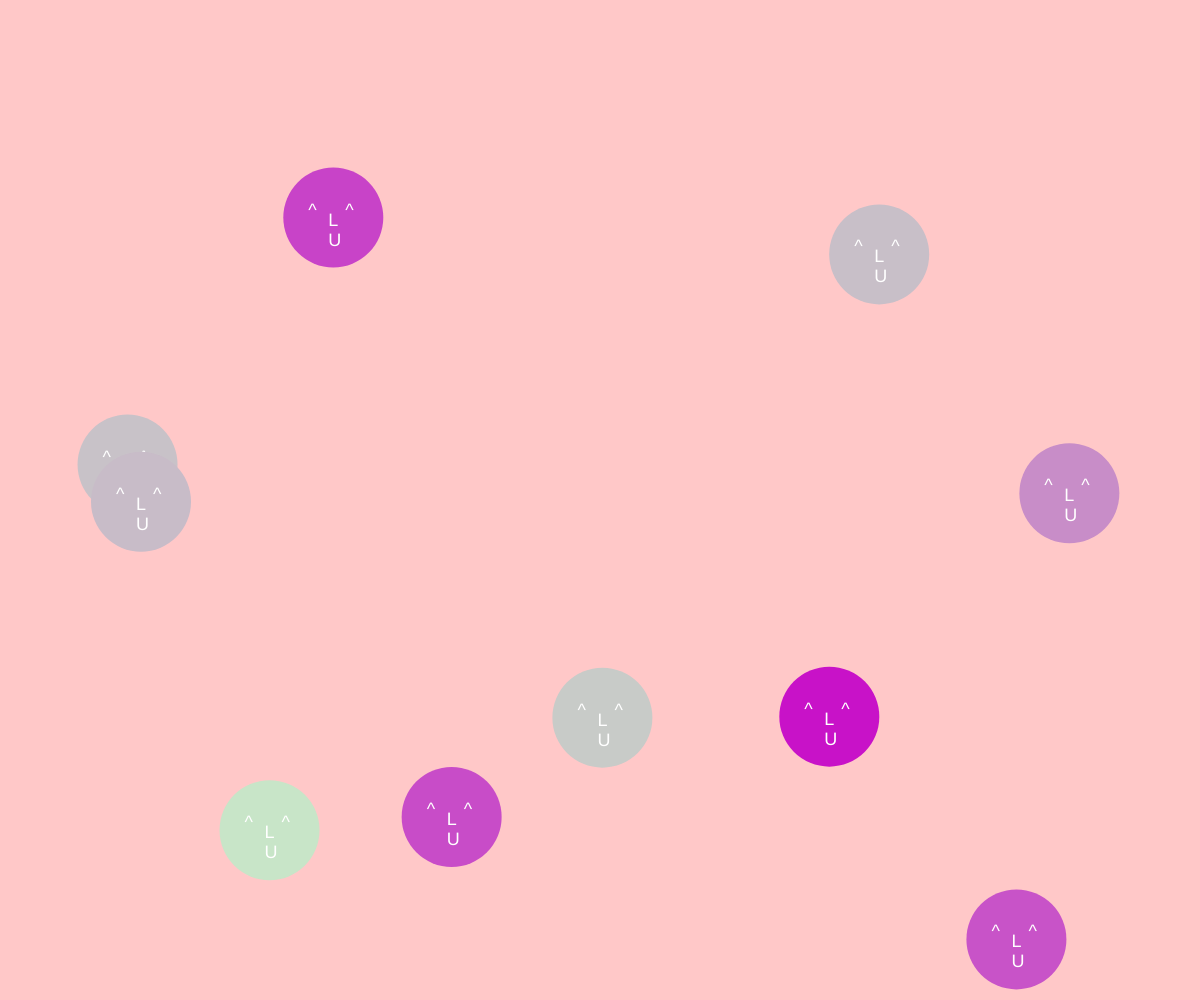
Frame 1 (no input)
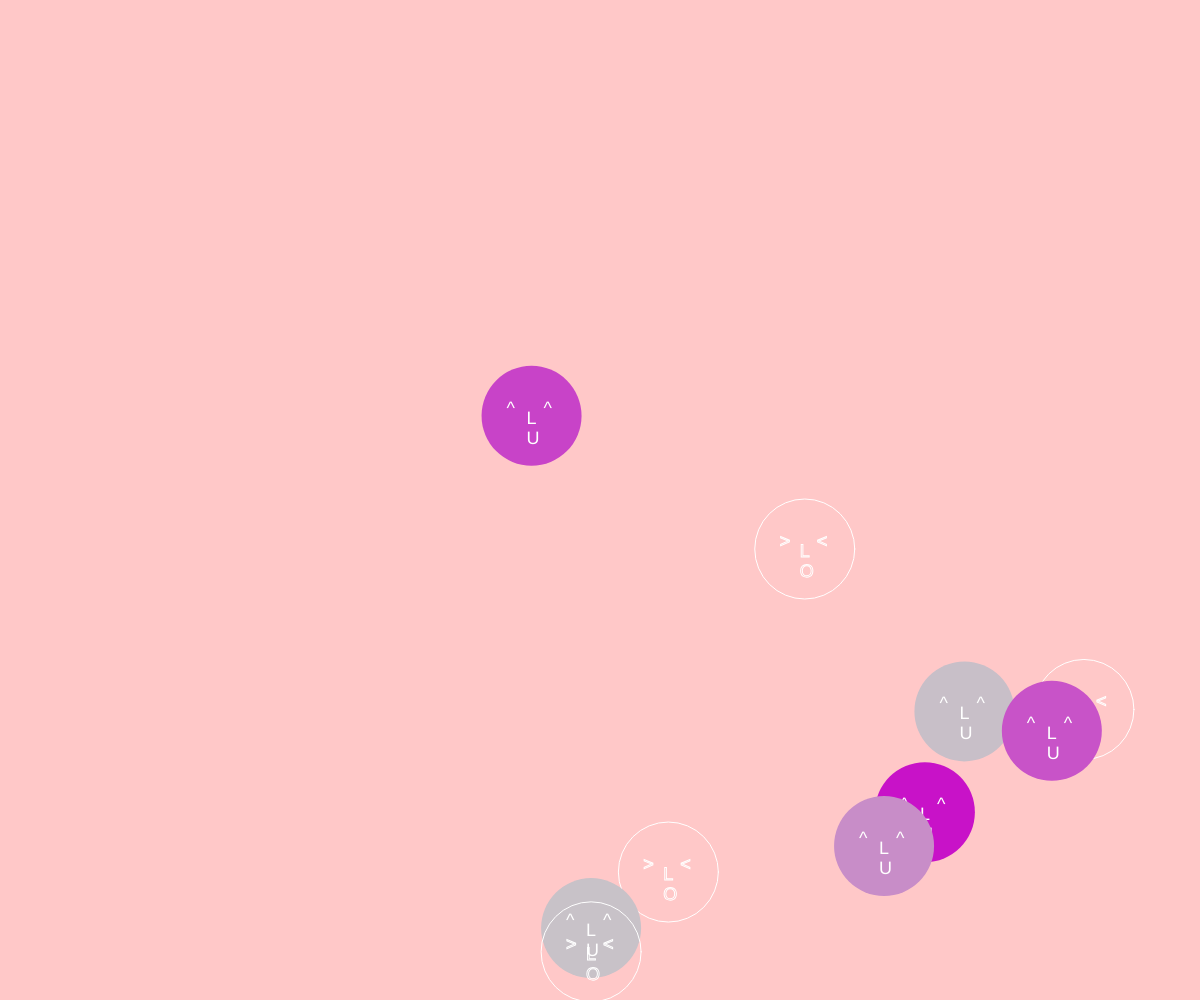
Frame 60 (no input)
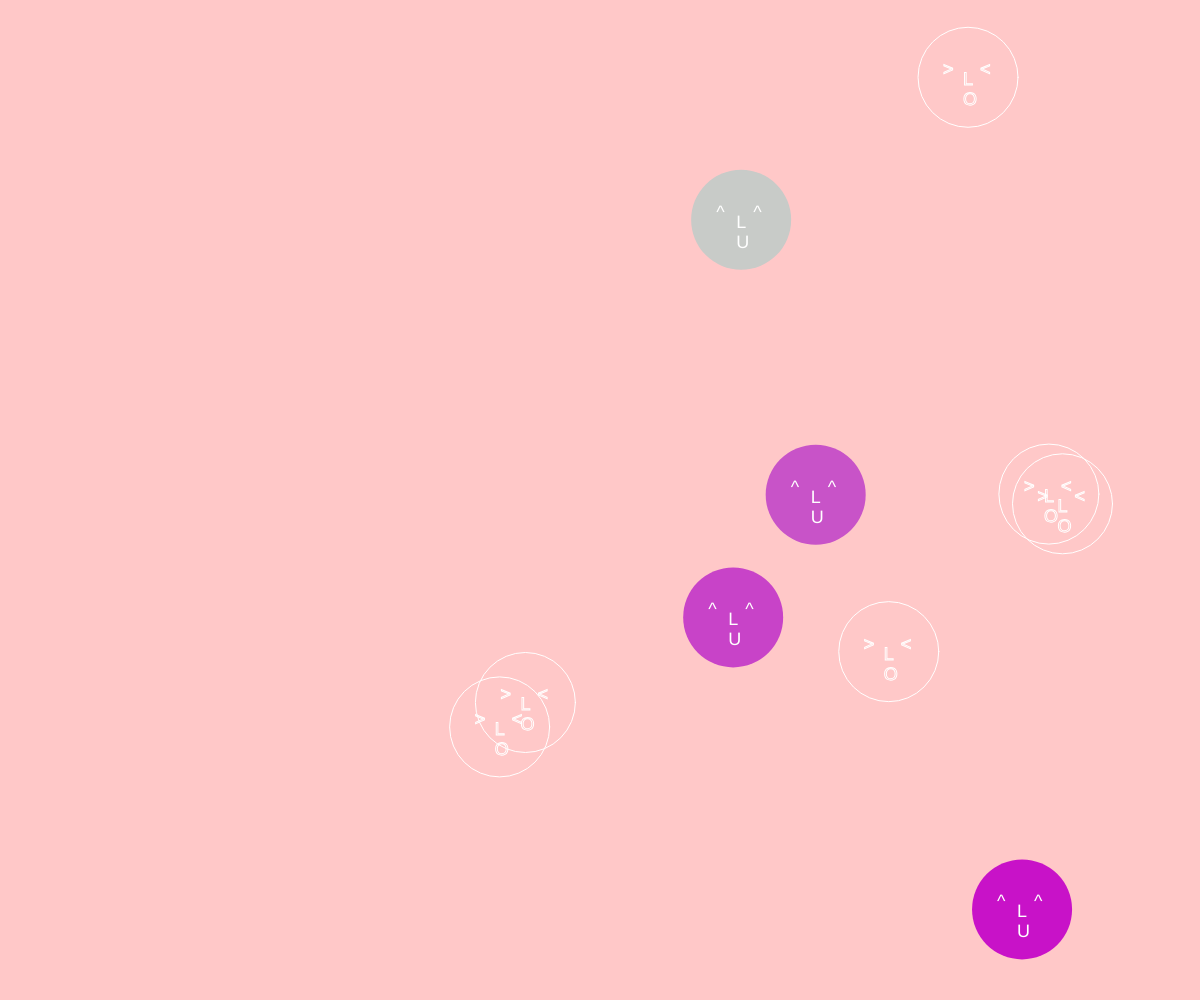
Frame 120 (the mouse pressed at the canvas centre since frame 60)

The p5.js sketch that drew these frames (run headless with seeded random() and noise() and a simulated clock; from frame 60 on, the mouse is pressed at the canvas centre):

// p5.js sketch
// ── sketch.js
// random walker OOP
var w, h;//larghezza altezza
var d = 100;//diametro
var quanti = 10;//numero cerchi
var c = [];//oggetto camminatore
var speedMax = 10;//velocità

function setup() {
  createCanvas(w=windowWidth, h=windowHeight);
  textSize(18);//dimensione testo
  
  // crea n oggetti di classe Camminatore
  for (var i=0; i<quanti; i++){
  	c.push(new Camminatore(i)); 
  }

}


function draw() {
 background(255,200,200);
 
 // per tutti i camminatori chiama i diversi metodi utili 
 for (var i=0; i<quanti; i++){
	c[i].move();
	c[i].display();
 }
}


// classe
function Camminatore(_id) {

  // costruttore
  this.id = _id;
  this.x = random(w-d/2)+d/2;
  this.y = random(h-d/2)+d/2;
  this.dirX = 1;
  this.dirY = 1;
  this.speed = random(1, speedMax);

  // metodo move
  this.move = function() {
    if (noise(1) >= 0.5) this.dirX *= 1;
	if (noise(1) >= 0.5) this.dirY *= 1;
	this.x += this.speed * this.dirX;
	this.y += this.speed * this.dirY;
    if(this.x>=w-d/2||this.x<=d/2){
    this.dirX*=-1;
    this.display = function() {
    noStroke();
	fill(200,map(this.speed,1,speedMax,0,255),200);
	ellipse(this.x, this.y, d);
	fill(255);
	text("^", this.x-25, this.y-2);
    text("^", this.x+12, this.y-2);
    text("L", this.x-5, this.y+8);
    text("U", this.x-5, this.y+28);
  }
    }
    if(this.y>=h-d/2||this.y<=d/2){
    this.dirY*=-1;
    this.display = function() {
    stroke(255);
    noFill();
    ellipse(this.x, this.y, d);
    text(">", this.x-25, this.y-2);
    text("<", this.x+12, this.y-2);
    text("L", this.x-5, this.y+8);
    text("O", this.x-5, this.y+28);}}
   }
  
  // metodo display
  this.display = function() {
    noStroke();
	fill(200,map(this.speed,1,speedMax,0,255),200);
	ellipse(this.x, this.y, d);
	fill(255);
	text("^", this.x-25, this.y-2);
    text("^", this.x+12, this.y-2);
    text("L", this.x-5, this.y+8);
    text("U", this.x-5, this.y+28);
  }

}
